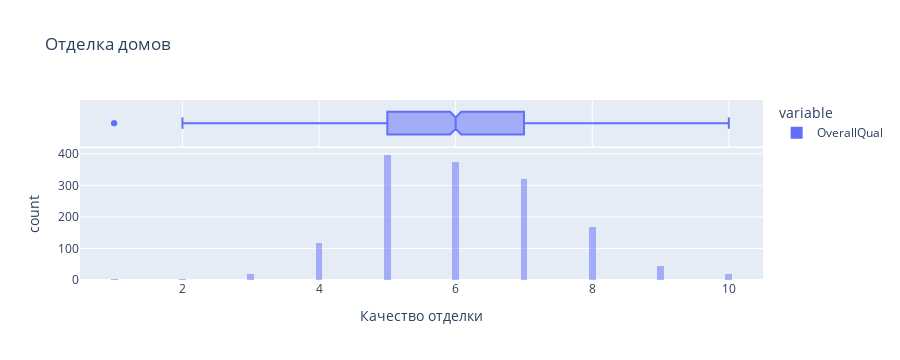

Source (notebook cell):
### Code cell
import plotly.express as px
# Отрисуем интерактивный график
fig = px.histogram(df['OverallQual'],
                   title='Отделка домов',
                   marginal = 'box',
                   nbins =  100,
                   barmode='overlay',
                   labels={"value": "Качество отделки"})

fig.show()

### Figure 1 — Plotly figure (JSON) as saved in the notebook; plotly's stock layout.template omitted (floating-point values rounded to 4 significant figures; data arrays with more than 128 entries replaced by an {"elided": "..."} marker saying what was removed)
{"data": [{"alignmentgroup": "True", "bingroup": "x", "hovertemplate": "variable=OverallQual<br>Качество отделки=%{x}<br>count=%{y}<extra></extra>", "legendgroup": "OverallQual", "marker": {"color": "#636efa", "opacity": 0.5, "pattern": {"shape": ""}}, "name": "OverallQual", "nbinsx": 100, "offsetgroup": "OverallQual", "orientation": "v", "showlegend": true, "type": "histogram", "x": {"elided": "1460 int values"}, "xaxis": "x", "yaxis": "y"}, {"alignmentgroup": "True", "hovertemplate": "variable=OverallQual<br>Качество отделки=%{x}<extra></extra>", "legendgroup": "OverallQual", "marker": {"color": "#636efa"}, "name": "OverallQual", "notched": true, "offsetgroup": "OverallQual", "showlegend": false, "type": "box", "x": {"elided": "1460 int values"}, "xaxis": "x2", "yaxis": "y2"}], "layout": {"barmode": "overlay", "height": 360, "legend": {"title": {"text": "variable"}, "tracegroupgap": 0}, "title": {"text": "Отделка домов"}, "xaxis": {"anchor": "y", "autorange": true, "domain": [0, 1], "range": [0.5, 10.5], "title": {"text": "Качество отделки"}, "type": "linear"}, "xaxis2": {"anchor": "y2", "autorange": true, "domain": [0, 1], "matches": "x", "range": [0.5, 10.5], "showgrid": true, "showticklabels": false, "type": "linear"}, "yaxis": {"anchor": "x", "autorange": true, "domain": [0, 0.7326], "range": [0, 417.9], "title": {"text": "count"}}, "yaxis2": {"anchor": "x2", "autorange": true, "domain": [0.7426, 1], "matches": "y2", "range": [-0.5, 0.5], "showgrid": false, "showline": false, "showticklabels": false, "ticks": "", "type": "category"}}}
